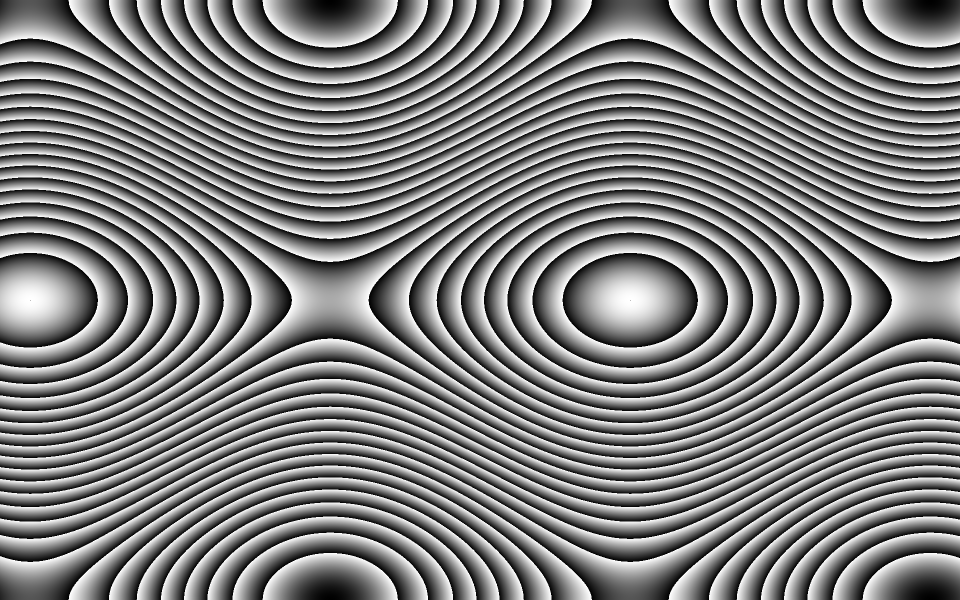
%> input picture Airy PSF Debugging/TwinAiryMask.bmp, 1920 x 1200 px (shown at 1/2 size)
$ octave HoloReplayPlotter.m   (GNU Octave 9; MATLAB toolbox functions it lacks are replaced by stand-ins)
%> lines starting %> are read from the running program, lines starting %| are printed output that depends on the picture
% Ralf Mouthaan
% University of Adelaide
% February 2024
%
% Plot hologram and corresponding replay field

clc; clear variables; close all;

%% User picks file

HoloFiles = {'BlazedGrating_Period5.bmp', 'BlazedGrating_Period5Hor.bmp', 'BlazedGrating_Period15.bmp', 'TwinAiryMask.bmp'};
idx = 4;

%% Calculations

Holo = imread(HoloFiles{idx});
%> Holo is the input picture: size 1200x1920 uint8; min 0, max 255, mean 127.5
if size(Holo, 3) > 1
    Holo = rgb2gray(Holo);
end
Holo = double(Holo);
%> Holo: size 1200x1920 double

x = (1:size(Holo, 2)) - size(Holo, 2)/2;
%> x = 1920 values from -959 to 960
y = (1:size(Holo, 1)) - size(Holo, 1)/2;
%> y = 1200 values from -599 to 600
[x, y] = meshgrid(x, y.');
Illum = exp(-(x.^2 + y.^2)/100000);

figure;
imagesc(Illum);
axis image;
title("Illumination")
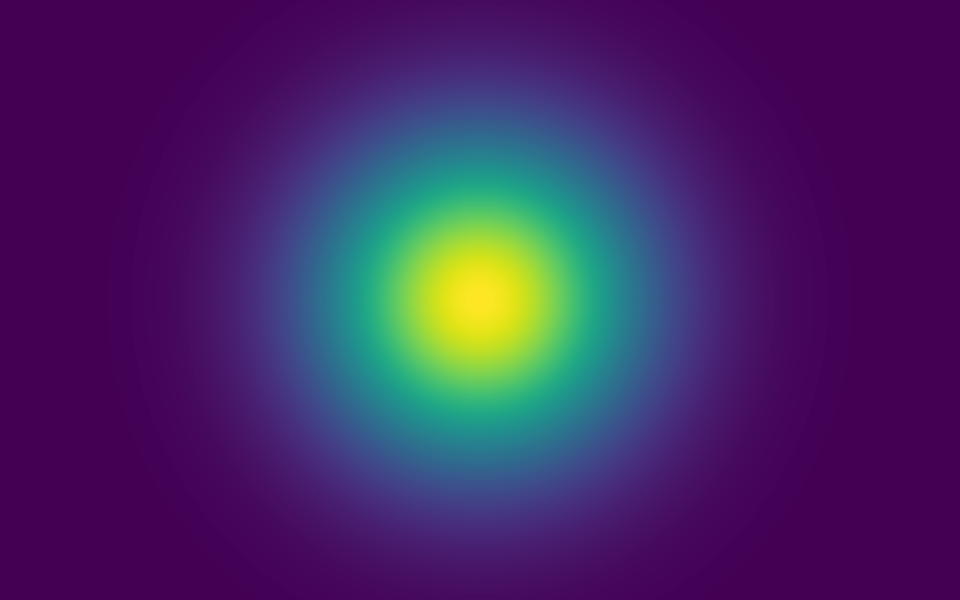
%> displayed picture: size 1200x1920x3, on the screen's scale of 0 to 255 (shown at 1/2 size); mean R, G, B 69.4, 40.4, 100.6

Holo = Illum.*exp(1i*Holo);
Replay = fftshift(fft2(fftshift(Holo)));

%% Plotting

figure;
subplot(1,2,1);
imagesc(angle(Holo));
axis image;
title(HoloFiles{idx});
colormap gray;

subplot(1,2,2);
imagesc(abs(Replay).^2);
axis image;
title('Replay');
colormap gray;
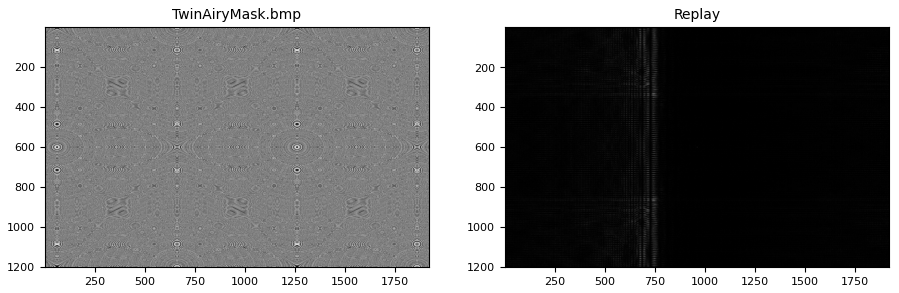
%> figure redrawn from the program's plot data, 2 panels
